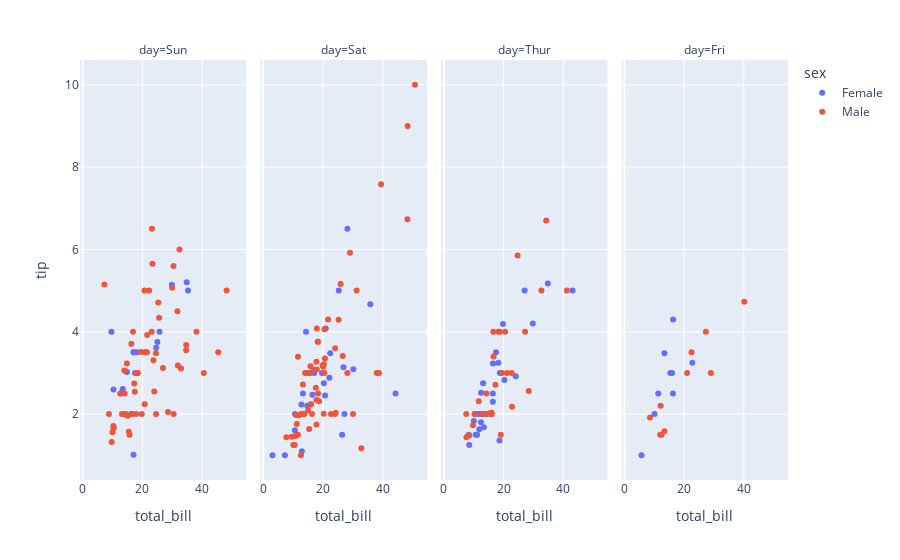

This figure's notebook cell:
### Code cell
fig = px.scatter(tips, x='total_bill',y='tip',color='sex',facet_col='day')
fig.show()

### Figure 1 — Plotly figure (JSON) as saved in the notebook; plotly's stock layout.template omitted (floating-point values rounded to 4 significant figures)
{"data": [{"hovertemplate": "sex=Female<br>day=Sun<br>total_bill=%{x}<br>tip=%{y}<extra></extra>", "legendgroup": "Female", "marker": {"color": "#636efa", "symbol": "circle"}, "mode": "markers", "name": "Female", "orientation": "v", "showlegend": true, "type": "scatter", "x": [16.99, 24.59, 35.26, 14.83, 10.33, 16.97, 10.29, 34.81, 25.71, 17.31, 29.85, 25, 13.39, 16.21, 17.51, 9.6, 20.9, 18.15], "xaxis": "x", "y": [1.01, 3.61, 5, 3.02, 1.67, 3.5, 2.6, 5.2, 4, 3.5, 5.14, 3.75, 2.61, 2, 3, 4, 3.5, 3.5], "yaxis": "y"}, {"hovertemplate": "sex=Female<br>day=Sat<br>total_bill=%{x}<br>tip=%{y}<extra></extra>", "legendgroup": "Female", "marker": {"color": "#636efa", "symbol": "circle"}, "mode": "markers", "name": "Female", "orientation": "v", "showlegend": false, "type": "scatter", "x": [20.29, 15.77, 19.65, 15.06, 20.69, 16.93, 26.41, 16.45, 3.07, 17.07, 26.86, 25.28, 14.73, 44.3, 22.42, 20.92, 14.31, 7.25, 10.59, 10.63, 12.76, 13.27, 28.17, 12.9, 30.14, 22.12, 35.83, 27.18], "xaxis": "x2", "y": [2.75, 2.23, 3, 3, 2.45, 3.07, 1.5, 2.47, 1, 3, 3.14, 5, 2.2, 2.5, 3.48, 4.08, 4, 1, 1.61, 2, 2.23, 2.5, 6.5, 1.1, 3.09, 2.88, 4.67, 2], "yaxis": "y2"}, {"hovertemplate": "sex=Female<br>day=Thur<br>total_bill=%{x}<br>tip=%{y}<extra></extra>", "legendgroup": "Female", "marker": {"color": "#636efa", "symbol": "circle"}, "mode": "markers", "name": "Female", "orientation": "v", "showlegend": false, "type": "scatter", "x": [10.07, 34.83, 10.65, 12.43, 24.08, 13.42, 12.48, 29.8, 14.52, 11.38, 20.27, 11.17, 12.26, 18.26, 8.51, 10.33, 14.15, 13.16, 17.47, 27.05, 16.43, 8.35, 18.64, 11.87, 19.81, 43.11, 13, 12.74, 13, 16.4, 16.47, 18.78], "xaxis": "x3", "y": [1.83, 5.17, 1.5, 1.8, 2.92, 1.68, 2.52, 4.2, 2, 2, 2.83, 1.5, 2, 3.25, 1.25, 2, 2, 2.75, 3.5, 5, 2.3, 1.5, 1.36, 1.63, 4.19, 5, 2, 2.01, 2, 2.5, 3.23, 3], "yaxis": "y3"}, {"hovertemplate": "sex=Female<br>day=Fri<br>total_bill=%{x}<br>tip=%{y}<extra></extra>", "legendgroup": "Female", "marker": {"color": "#636efa", "symbol": "circle"}, "mode": "markers", "name": "Female", "orientation": "v", "showlegend": false, "type": "scatter", "x": [5.75, 16.32, 22.75, 11.35, 15.38, 13.42, 15.98, 16.27, 10.09], "xaxis": "x4", "y": [1, 4.3, 3.25, 2.5, 3, 3.48, 3, 2.5, 2], "yaxis": "y4"}, {"hovertemplate": "sex=Male<br>day=Sun<br>total_bill=%{x}<br>tip=%{y}<extra></extra>", "legendgroup": "Male", "marker": {"color": "#EF553B", "symbol": "circle"}, "mode": "markers", "name": "Male", "orientation": "v", "showlegend": true, "type": "scatter", "x": [10.34, 21.01, 23.68, 25.29, 8.77, 26.88, 15.04, 14.78, 10.27, 15.42, 18.43, 21.58, 16.29, 17.46, 13.94, 9.68, 30.4, 18.29, 22.23, 32.4, 28.55, 18.04, 12.54, 9.94, 25.56, 19.49, 38.07, 23.95, 29.93, 14.07, 13.13, 17.26, 24.55, 19.77, 48.17, 16.49, 21.5, 12.66, 13.81, 24.52, 20.76, 31.71, 7.25, 31.85, 16.82, 32.9, 17.89, 14.48, 34.63, 34.65, 23.33, 45.35, 23.17, 40.55, 20.69, 30.46, 23.1, 15.69], "xaxis": "x", "y": [1.66, 3.5, 3.31, 4.71, 2, 3.12, 1.96, 3.23, 1.71, 1.57, 3, 3.92, 3.71, 2.54, 3.06, 1.32, 5.6, 3, 5, 6, 2.05, 3, 2.5, 1.56, 4.34, 3.51, 4, 2.55, 5.07, 2.5, 2, 2.74, 2, 2, 5, 2, 3.5, 2.5, 2, 3.48, 2.24, 4.5, 5.15, 3.18, 4, 3.11, 2, 2, 3.55, 3.68, 5.65, 3.5, 6.5, 3, 5, 2, 4, 1.5], "yaxis": "y"}, {"hovertemplate": "sex=Male<br>day=Sat<br>total_bill=%{x}<br>tip=%{y}<extra></extra>", "legendgroup": "Male", "marker": {"color": "#EF553B", "symbol": "circle"}, "mode": "markers", "name": "Male", "orientation": "v", "showlegend": false, "type": "scatter", "x": [20.65, 17.92, 39.42, 19.82, 17.81, 13.37, 12.69, 21.7, 9.55, 18.35, 17.78, 24.06, 16.31, 18.69, 31.27, 16.04, 38.01, 11.24, 48.27, 20.29, 13.81, 11.02, 18.29, 17.59, 20.08, 20.23, 15.01, 12.02, 10.51, 17.92, 15.36, 20.49, 25.21, 18.24, 14, 50.81, 15.81, 26.59, 38.73, 24.27, 30.06, 25.89, 48.33, 28.15, 11.59, 7.74, 20.45, 13.28, 24.01, 15.69, 11.61, 10.77, 15.53, 10.07, 12.6, 32.83, 29.03, 22.67, 17.82], "xaxis": "x2", "y": [3.35, 4.08, 7.58, 3.18, 2.34, 2, 2, 4.3, 1.45, 2.5, 3.27, 3.6, 2, 2.31, 5, 2.24, 3, 1.76, 6.73, 3.21, 2, 1.98, 3.76, 2.64, 3.15, 2.01, 2.09, 1.97, 1.25, 3.08, 1.64, 4.06, 4.29, 3.76, 3, 10, 3.16, 3.41, 3, 2.03, 2, 5.16, 9, 3, 1.5, 1.44, 3, 2.72, 2, 3, 3.39, 1.47, 3, 1.25, 1, 1.17, 5.92, 2, 1.75], "yaxis": "y2"}, {"hovertemplate": "sex=Male<br>day=Thur<br>total_bill=%{x}<br>tip=%{y}<extra></extra>", "legendgroup": "Male", "marker": {"color": "#EF553B", "symbol": "circle"}, "mode": "markers", "name": "Male", "orientation": "v", "showlegend": false, "type": "scatter", "x": [27.2, 22.76, 17.29, 19.44, 16.66, 32.68, 15.98, 13.03, 18.28, 24.71, 21.16, 11.69, 14.26, 15.95, 8.52, 22.82, 19.08, 16, 34.3, 41.19, 9.78, 7.51, 28.44, 15.48, 16.58, 7.56, 10.34, 13.51, 18.71, 20.53], "xaxis": "x3", "y": [4, 3, 2.71, 3, 3.4, 5, 2.03, 2, 4, 5.85, 3, 2.31, 2.5, 2, 1.48, 2.18, 1.5, 2, 6.7, 5, 1.73, 2, 2.56, 2.02, 4, 1.44, 2, 2, 4, 4], "yaxis": "y3"}, {"hovertemplate": "sex=Male<br>day=Fri<br>total_bill=%{x}<br>tip=%{y}<extra></extra>", "legendgroup": "Male", "marker": {"color": "#EF553B", "symbol": "circle"}, "mode": "markers", "name": "Male", "orientation": "v", "showlegend": false, "type": "scatter", "x": [28.97, 22.49, 40.17, 27.28, 12.03, 21.01, 12.46, 12.16, 8.58, 13.42], "xaxis": "x4", "y": [3, 3.5, 4.73, 4, 1.5, 3, 1.5, 2.2, 1.92, 1.58], "yaxis": "y4"}], "layout": {"annotations": [{"font": {}, "showarrow": false, "text": "day=Sun", "x": 0.1175, "xanchor": "center", "xref": "paper", "y": 1, "yanchor": "bottom", "yref": "paper"}, {"font": {}, "showarrow": false, "text": "day=Sat", "x": 0.3725, "xanchor": "center", "xref": "paper", "y": 1, "yanchor": "bottom", "yref": "paper"}, {"font": {}, "showarrow": false, "text": "day=Thur", "x": 0.6275, "xanchor": "center", "xref": "paper", "y": 1, "yanchor": "bottom", "yref": "paper"}, {"font": {}, "showarrow": false, "text": "day=Fri", "x": 0.8825, "xanchor": "center", "xref": "paper", "y": 1, "yanchor": "bottom", "yref": "paper"}], "autosize": true, "legend": {"title": {"text": "sex"}, "tracegroupgap": 0}, "margin": {"t": 60}, "xaxis": {"anchor": "y", "autorange": true, "domain": [0, 0.235], "range": [-0.6854, 54.57], "title": {"text": "total_bill"}, "type": "linear"}, "xaxis2": {"anchor": "y2", "autorange": true, "domain": [0.255, 0.49], "matches": "x", "range": [-0.6854, 54.57], "title": {"text": "total_bill"}, "type": "linear"}, "xaxis3": {"anchor": "y3", "autorange": true, "domain": [0.51, 0.745], "matches": "x", "range": [-0.6854, 54.57], "title": {"text": "total_bill"}, "type": "linear"}, "xaxis4": {"anchor": "y4", "autorange": true, "domain": [0.765, 1.0], "matches": "x", "range": [-0.6854, 54.57], "title": {"text": "total_bill"}, "type": "linear"}, "yaxis": {"anchor": "x", "autorange": true, "domain": [0, 1], "range": [0.3031, 10.7], "title": {"text": "tip"}, "type": "linear"}, "yaxis2": {"anchor": "x2", "autorange": true, "domain": [0, 1], "matches": "y", "range": [0.3031, 10.7], "showticklabels": false, "type": "linear"}, "yaxis3": {"anchor": "x3", "autorange": true, "domain": [0, 1], "matches": "y", "range": [0.3031, 10.7], "showticklabels": false, "type": "linear"}, "yaxis4": {"anchor": "x4", "autorange": true, "domain": [0, 1], "matches": "y", "range": [0.3031, 10.7], "showticklabels": false, "type": "linear"}}}
